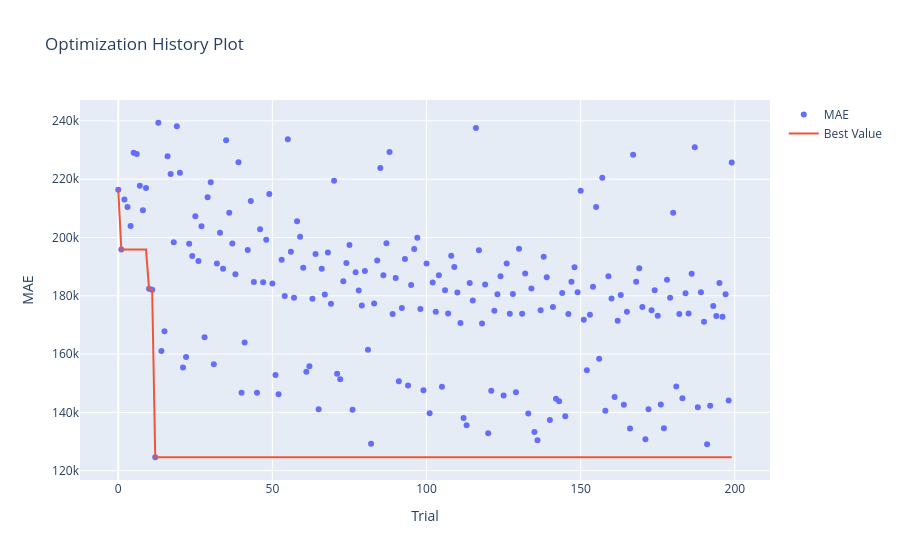

The notebook cell saved with this chart:
### Markdown cell above
> #### **Визуализация процесса подбора гипперпараметров RandomForestRegressor**

### Code cell
optuna.visualization.plot_optimization_history(study, target_name="MAE")

### Figure 1 — Plotly figure (JSON) as saved in the notebook; plotly's stock layout.template omitted (floating-point values rounded to 4 significant figures; data arrays with more than 128 entries replaced by an {"elided": "..."} marker saying what was removed)
{"data": [{"mode": "markers", "name": "MAE", "type": "scatter", "x": {"elided": "200 int values"}, "y": {"elided": "200 float values"}}, {"mode": "lines", "name": "Best Value", "type": "scatter", "x": {"elided": "200 int values"}, "y": {"elided": "200 float values"}}, {"marker": {"color": "#cccccc"}, "mode": "markers", "name": "Infeasible Trial", "showlegend": false, "type": "scatter", "x": [], "y": []}], "layout": {"title": {"text": "Optimization History Plot"}, "xaxis": {"title": {"text": "Trial"}}, "yaxis": {"title": {"text": "MAE"}}}}
